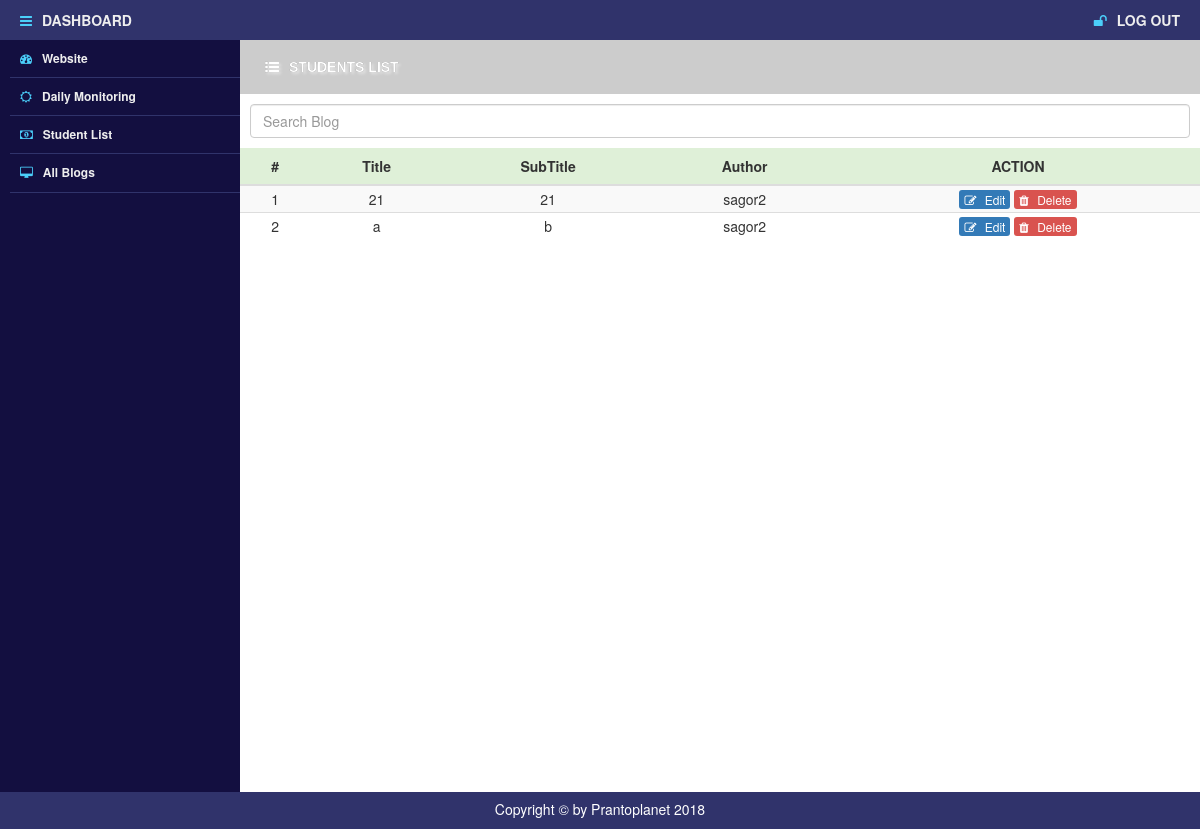
/admin/all_blogs.php (signed in), run on the app's committed database.
### tables this page shows
CREATE TABLE `blogs` (
  `blog_id` int(11) NOT NULL,
  `user_id` int(11) NOT NULL,
  `title` varchar(255) NOT NULL,
  `subtitle` varchar(255) NOT NULL,
  `content` text NOT NULL,
  `post_date` timestamp NOT NULL DEFAULT CURRENT_TIMESTAMP
);

CREATE TABLE `users` (
  `user_id` int(11) NOT NULL,
  `name` varchar(100) NOT NULL,
  `department_name` varchar(50) NOT NULL,
  `roll` int(50) NOT NULL,
  `session` varchar(50) NOT NULL,
  `passing_year` int(11) NOT NULL,
  `email` varchar(50) NOT NULL,
  `password` varchar(50) NOT NULL,
  `user_type` varchar(50) NOT NULL DEFAULT 'student',
  `verify_status` tinyint(4) NOT NULL DEFAULT '0',
  `last_activity` timestamp NOT NULL DEFAULT CURRENT_TIMESTAMP ON UPDATE CURRENT_TIMESTAMP
);

### classes/Database.php (called while the page is built, shortened)
<?php
class Database
{
	public $host   = "localhost";
    public $user   = "root";
    public $pass   = "";
    public $dbname = "alumni";
	function __construct(){
		$this->connection = new mysqli($this->host, $this->user, $this->pass, $this->dbname);
	}
}

### classes/Blog.php (called while the page is built, shortened)
<?php
include_once('Database.php');
class Blog
{
    public $db;
    function __construct(){
        $this->db = new Database();
    }
    public function all_blogs(){
        $sql = "SELECT * FROM blogs ORDER BY post_date ASC";
        $result = $this->db->connection->query($sql);
        if ($result->num_rows > 0) {
            return $result;
        } else {
            return false;
        }
    }
}

### classes/User.php (called while the page is built, shortened)
<?php
class User
{
    public $db;
    function __construct(){
        include_once('Database.php');
        $this->db = new Database();
    }
    public function get_name_by_id($user_id){
        $sql = "SELECT name FROM users WHERE user_id='$user_id' LIMIT 1";
        $result = $this->db->connection->query($sql);
        $row=mysqli_fetch_assoc($result);
        if ($row) {
            return $row['name'];
        } else {
            return false;
        }
    }
}

### admin/all_blogs.php (the view, shortened to what this page needs)
<?php
  include('header.php');
?>
<div class="m-theme-area">
    <?php include('menu.php');?>
    <div class="m-main-area-start">
        <div class="m-title-area">
            <h4> <i class="fa fa-list-ul"></i>Students List</h4>
        </div>
        <div class="m-main-part">
           <div class="test-search">
               <form action="">
                   <input type="text" name="test-search" id="test-search" placeholder="Search Blog" class="form-control">
               </form>
           </div>
            <div class="daily-table">
                <table class="table table-responsive  table-striped table-hover">
                    <thead>
                        <tr class="success">
                            <th>#</th>
                            <th>Title</th>
                            <th>SubTitle</th>
                            <th>Author</th>
                            <th>ACTION</th>
                        </tr>
                    </thead>
                    <tbody>
                      <?php
                        $blogs = $blog->all_blogs();
                        $i = 1;
                        foreach ($blogs as $blog) {
                      ?>
                        <tr>
                           <td><?php echo $i;?></td>
                            <td><?php echo $blog['title'];?></td>
                            <td><?php echo $blog['subtitle'];?></td>
                            <td><?php echo $user->get_name_by_id($blog['user_id']);?></td>
                            <td>
                                <a href="#edit<?php echo $blog['user_id'];?>" class="btn-xs btn-primary" data-toggle="modal" data-target="#edit<?php echo $blog['blog_id'];?>"><i class="fa fa-pencil-square-o"></i> edit</a>
                                <a href="all_blogs.php?delete=<?php echo $blog['blog_id'];?>" class="btn-xs btn-danger" onClick="return confirm('Are you sure to DELETE??');"><i class="fa fa-trash"></i> delete</a>
                            </td>
                        </tr>
                      <?php
                          $i++;
                        }
                      ?>
                    </tbody>
                </table>
            </div>
        </div>
    </div>
</div>
<?php
    include('footer.php');
?>

### admin/style.css (style rules this page uses)
* { margin: 0; padding: 0 }
i { color: #4bcffa }
h1,h2,h3,h4,h5,h6 { margin: 0; margin-bottom: 10px }
a { text-transform: capitalize; }
form { padding: 10px 10px 0px 10px; border-radius: 10px; }
th,td { text-align: center }
td { padding: 3px !important }
.m-theme-area { width: 100%; height: auto; }
.m-theme-area .m-main-area-start { float: left; height: 93vh; width: 80%; }
.m-title-area { background: #ccc; padding: 10px; }
.m-title-area h4, .m-title-area h4 i { color: #ffffff!important; padding:5px; margin:0 5px; }
.m-theme-area h4 { background-clip: text; background-color: #565656; color: transparent; font: bold 14px arial,sans-serif; margin: 0; text-shadow: 2px 2px 3px rgba(255, 255, 255, 0.5); text-transform: uppercase; }
.daily-table { width: 100%; height: 80vh; overflow-y: auto }
table { margin-top: 10px; }
.daily-table a>i, .test-form button i { color: #fff; margin-right: 5px }

### data on the page
blogs: title "21", subtitle "21", user.name "sagor2"
blogs: title "a", subtitle "b", user.name "sagor2"
